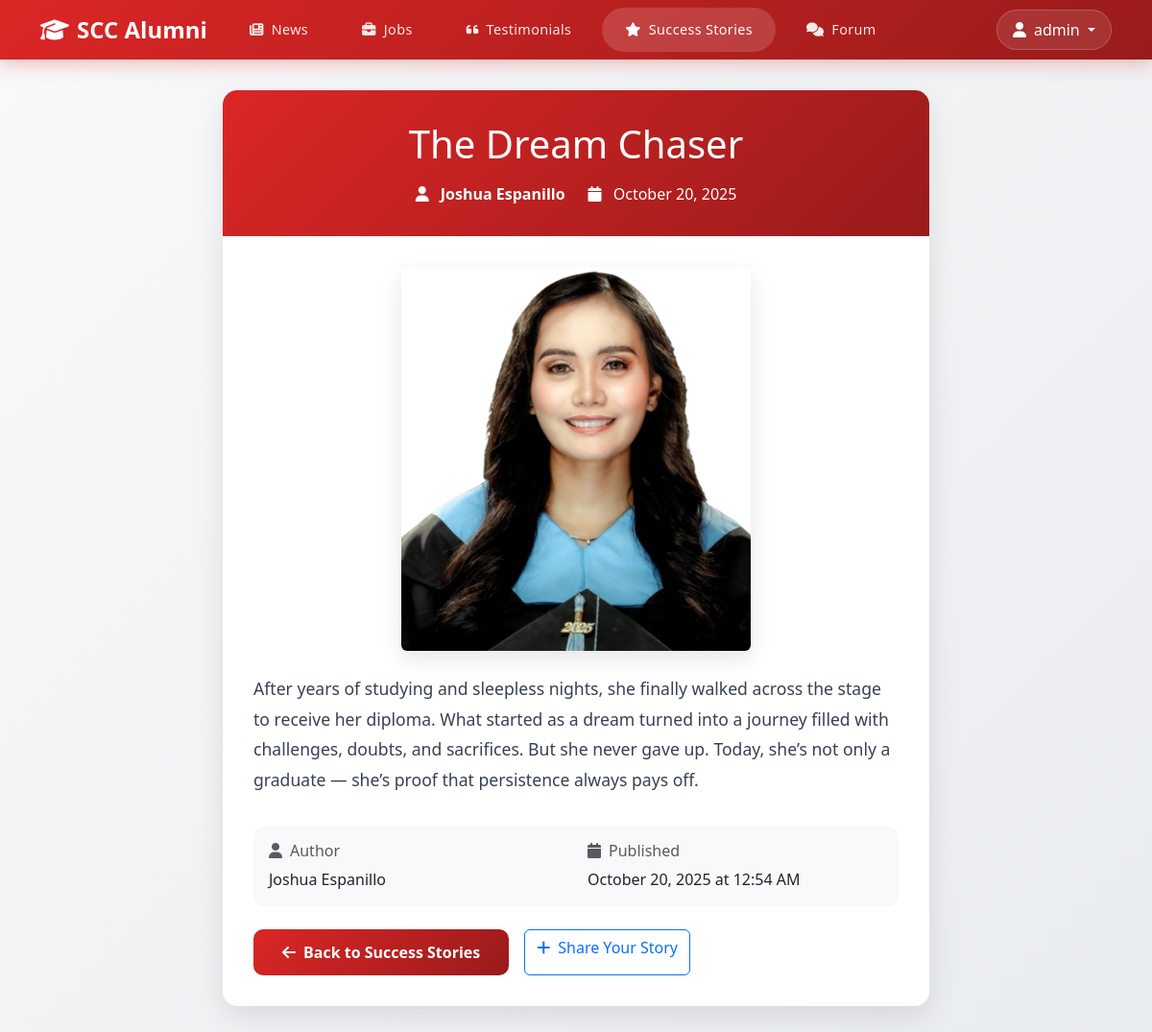
/success-stories/view.php?id=13 (signed in), run on the app's committed database.
### tables this page shows
CREATE TABLE `success_stories` (
  `id` int(30) NOT NULL,
  `user_id` int(30) NOT NULL,
  `title` varchar(255) NOT NULL,
  `content` text NOT NULL,
  `image` varchar(255) DEFAULT NULL,
  `created` datetime NOT NULL DEFAULT current_timestamp(),
  `status` tinyint(1) NOT NULL DEFAULT 0 COMMENT '0=pending,1=approved'
);

CREATE TABLE `alumnus_bio` (
  `id` int(30) NOT NULL,
  `firstname` varchar(200) NOT NULL,
  `middlename` varchar(200) DEFAULT '',
  `lastname` varchar(200) NOT NULL,
  `gender` varchar(10) NOT NULL,
  `batch` year(4) NOT NULL,
  `course_id` int(30) NOT NULL,
  `email` varchar(250) NOT NULL,
  `contact` varchar(20) NOT NULL DEFAULT '',
  `address` varchar(255) NOT NULL DEFAULT '',
  `connected_to` text DEFAULT NULL,
  `avatar` text DEFAULT NULL,
  `status` tinyint(1) NOT NULL DEFAULT 0 COMMENT '0= Unverified, 1= Verified',
  `date_created` datetime NOT NULL DEFAULT current_timestamp()
);

### inc/auth.php (called while the page is built, shortened)
<?php
function current_user(): ?array {
    return $_SESSION['user'] ?? null;
}

### success-stories/view.php (the view, shortened to what this page needs)
<?php
require_once __DIR__ . '/../inc/auth.php';
$user = current_user();
$pdo = get_pdo();
$storyId = (int)($_GET['id'] ?? 0);
try {
    $stmt = $pdo->prepare('
        SELECT ss.*, u.username, ab.firstname, ab.lastname
        FROM success_stories ss
        LEFT JOIN users u ON ss.user_id = u.id
        LEFT JOIN alumnus_bio ab ON u.alumnus_id = ab.id
        WHERE ss.id = ? AND ss.status = 1
    ');
    $stmt->execute([$storyId]);
    $story = $stmt->fetch();
} catch (Exception $e) {
    header('Location: /scratch/dashboard.php#success-stories');
    exit;
}
?>
<!doctype html>
<html lang="en">
<head>
  <link href="https://cdn.jsdelivr.net/npm/bootstrap@5.3.0/dist/css/bootstrap.min.css" rel="stylesheet">
  <link rel="stylesheet" href="https://cdnjs.cloudflare.com/ajax/libs/font-awesome/6.4.0/css/all.min.css">
</head>
<body>
  <nav class="navbar navbar-expand-lg navbar-dark">
    <div class="container">
      <a class="navbar-brand" href="/scratch/dashboard.php">
        <i class="fas fa-graduation-cap me-2"></i>SCC Alumni
      </a>
      <div class="collapse navbar-collapse" id="navbarNav">
        <ul class="navbar-nav me-auto">
          <li class="nav-item">
            <a class="nav-link" href="/scratch/dashboard.php#news">
              <i class="fas fa-newspaper me-2"></i>News
            </a>
          </li>
          <li class="nav-item">
            <a class="nav-link" href="/scratch/dashboard.php#jobs">
              <i class="fas fa-briefcase me-2"></i>Jobs
            </a>
          </li>
          <li class="nav-item">
            <a class="nav-link" href="/scratch/dashboard.php#testimonials">
              <i class="fas fa-quote-left me-2"></i>Testimonials
            </a>
          </li>
          <li class="nav-item">
            <a class="nav-link active" href="/scratch/dashboard.php#success-stories">
              <i class="fas fa-star me-2"></i>Success Stories
            </a>
          </li>
          <li class="nav-item">
            <a class="nav-link" href="/scratch/forum/">
              <i class="fas fa-comments me-2"></i>Forum
            </a>
          </li>
        </ul>
        <div class="dropdown">
          <button class="btn profile-btn dropdown-toggle" type="button" data-bs-toggle="dropdown">
            <i class="fas fa-user me-2"></i><?= htmlspecialchars($user['username']) ?>
          </button>
        </div>
      </div>
    </div>
  </nav>
  <div class="container main-content">
    <div class="row justify-content-center">
      <div class="col-lg-8">
        <div class="story-card">
          <div class="story-header">
            <h1 class="mb-3"><?= htmlspecialchars($story['title']) ?></h1>
            <div class="d-flex align-items-center justify-content-center gap-4">
              <div>
                <i class="fas fa-user me-2"></i>
                <strong><?= htmlspecialchars($story['firstname'] . ' ' . $story['lastname']) ?></strong>
              </div>
              <div>
                <i class="fas fa-calendar me-2"></i>
                <?= date('F d, Y', strtotime($story['created'])) ?>
              </div>
            </div>
          </div>
          <div class="story-body">
            <?php if (!empty($story['image'])): ?>
              <div class="text-center mb-4">
                <img src="/scratch/<?= htmlspecialchars($story['image']) ?>"
                     alt="<?= htmlspecialchars($story['title']) ?>"
                     class="img-fluid rounded"
                     style="max-height: 400px; object-fit: cover; box-shadow: 0 8px 25px rgba(0,0,0,0.1);">
              </div>
            <?php endif; ?>
            <div class="story-content">
              <?= nl2br(htmlspecialchars($story['content'])) ?>
            </div>
            <div class="story-meta">
              <div class="row">
                <div class="col-md-6">
                  <h6 class="text-muted mb-2">
                    <i class="fas fa-user me-2"></i>Author
                  </h6>
                  <p class="mb-0"><?= htmlspecialchars($story['firstname'] . ' ' . $story['lastname']) ?></p>
                </div>
                <div class="col-md-6">
                  <h6 class="text-muted mb-2">
                    <i class="fas fa-calendar me-2"></i>Published
                  </h6>
                  <p class="mb-0"><?= date('F d, Y \a\t g:i A', strtotime($story['created'])) ?></p>
                </div>
              </div>
            </div>
            <div class="d-flex gap-3 mt-4">
              <a href="/scratch/dashboard.php#success-stories" class="btn btn-primary">
                <i class="fas fa-arrow-left me-2"></i>Back to Success Stories
              </a>
              <a href="/scratch/success-stories/create.php" class="btn btn-outline-primary">
                <i class="fas fa-plus me-2"></i>Share Your Story
              </a>
            </div>
          </div>
        </div>
      </div>
    </div>
  </div>
</body>
</html>

### success-stories/view.php (style rules this page uses)
body { background: linear-gradient(135deg, #f8f9fa 0%, #e9ecef 100%); min-height: 100vh; }
.navbar { background: linear-gradient(135deg, #dc2626 0%, #991b1b 100%) !important; box-shadow: 0 4px 20px rgba(220, 38, 38, 0.3); }
.navbar-brand { font-weight: 700; font-size: 1.5rem; }
.nav-link { font-weight: 500; padding: 0.75rem 1.5rem !important; border-radius: 25px; transition: all 0.3s ease; margin: 0 0.25rem; letter-spacing: 0.025em; font-size: 0.9rem; color: rgba(255,255,255,0.9) !important; }
.nav-link.active { background: rgba(255,255,255,0.15); color: #ffffff !important; }
.profile-btn { background: rgba(255,255,255,0.1); border: 1px solid rgba(255,255,255,0.2); color: white; padding: 0.5rem 1rem; border-radius: 25px; transition: all 0.3s ease; font-weight: 500; }
.main-content { padding-top: 2rem; padding-bottom: 2rem; }
.story-card { background: white; border-radius: 15px; box-shadow: 0 10px 30px rgba(0,0,0,0.1); overflow: hidden; }
.story-header { background: linear-gradient(135deg, #dc2626 0%, #991b1b 100%); color: white; padding: 2rem; text-align: center; }
.story-body { padding: 2rem; }
.story-content { font-size: 1.1rem; line-height: 1.8; color: #374151; }
.story-meta { background: #f8f9fa; border-radius: 10px; padding: 1rem; margin-top: 2rem; }
.btn-primary { background: linear-gradient(135deg, #dc2626 0%, #991b1b 100%); border: none; border-radius: 10px; padding: 12px 30px; font-weight: 600; transition: all 0.3s ease; }

### data on the page
success_stories: title "The Dream Chaser", alumnus_bio.firstname+lastname "Joshua Espanillo", created "October 20, 2025", image (picture), content "After years of studying and sleepless nights, she finally walked across the stage to receive her diploma. What started as a dream turned into a journey filled with challenges, doubts, and sacrifices. But she never gave up. Today, she’s not only a graduate — she’s proof that persistence always pays off.", created "October 20, 2025 at 12:54 AM"

### other printed values
$user['username'] "admin"
